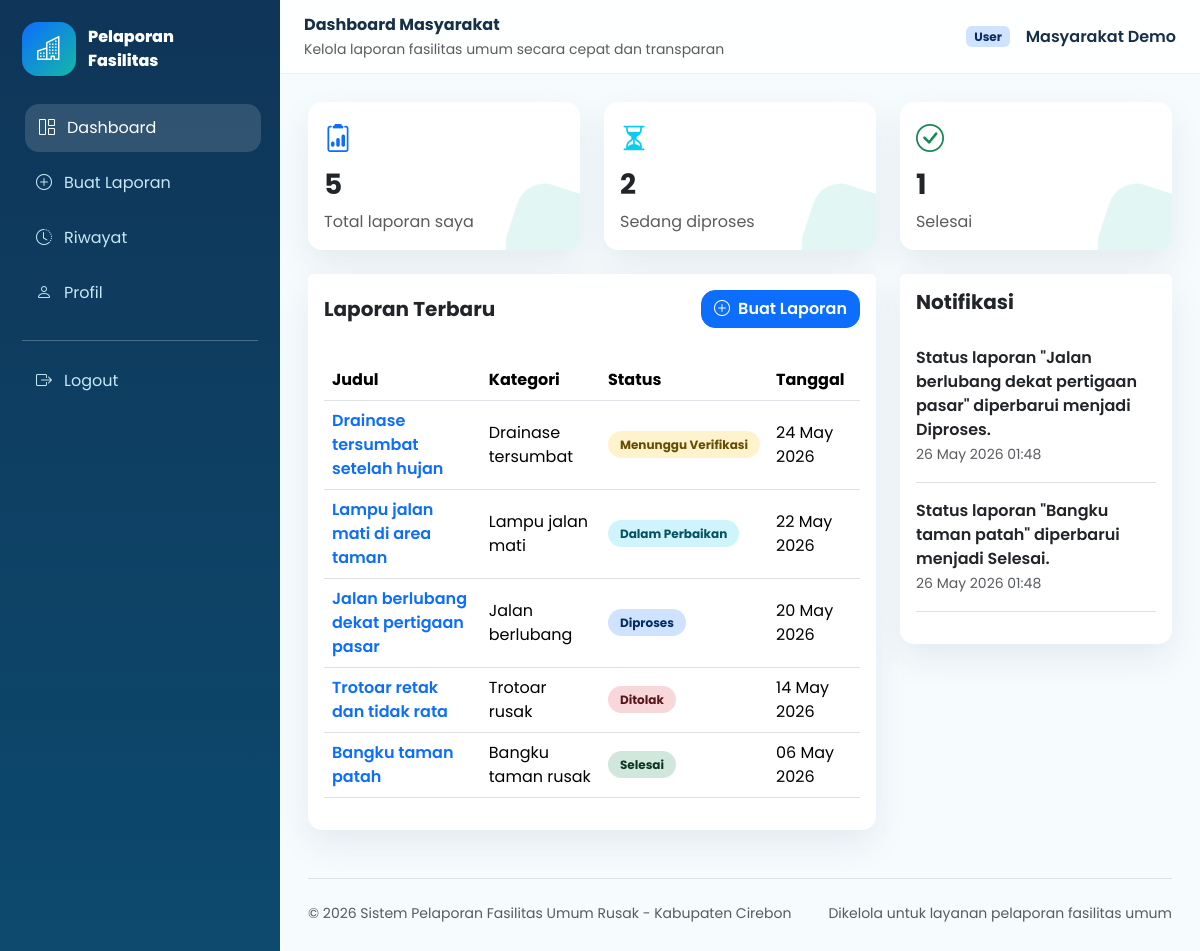
Page /public/user/dashboard (signed in) on the committed database.
### tables this page shows
CREATE TABLE reports (
    id INT AUTO_INCREMENT PRIMARY KEY,
    user_id INT NOT NULL,
    kategori_id INT NOT NULL,
    judul_laporan VARCHAR(160) NOT NULL,
    deskripsi TEXT NOT NULL,
    foto VARCHAR(255) NOT NULL,
    latitude DECIMAL(10, 8) NULL,
    longitude DECIMAL(11, 8) NULL,
    alamat TEXT NOT NULL,
    status ENUM('Menunggu Verifikasi', 'Diproses', 'Dalam Perbaikan', 'Selesai', 'Ditolak') NOT NULL DEFAULT 'Menunggu Verifikasi',
    catatan_petugas TEXT NULL,
    bukti_perbaikan VARCHAR(255) NULL,
    created_at TIMESTAMP DEFAULT CURRENT_TIMESTAMP,
    updated_at TIMESTAMP NULL DEFAULT NULL,
    CONSTRAINT fk_reports_user FOREIGN KEY (user_id) REFERENCES users(id) ON DELETE CASCADE,
    CONSTRAINT fk_reports_category FOREIGN KEY (kategori_id) REFERENCES categories(id) ON DELETE RESTRICT
);

CREATE TABLE categories (
    id INT AUTO_INCREMENT PRIMARY KEY,
    nama VARCHAR(120) NOT NULL,
    icon VARCHAR(80) NOT NULL DEFAULT 'bi-tools',
    warna VARCHAR(20) NOT NULL DEFAULT '#0d6efd',
    created_at TIMESTAMP DEFAULT CURRENT_TIMESTAMP
);

CREATE TABLE notifications (
    id INT AUTO_INCREMENT PRIMARY KEY,
    user_id INT NOT NULL,
    message VARCHAR(255) NOT NULL,
    is_read TINYINT(1) NOT NULL DEFAULT 0,
    created_at TIMESTAMP DEFAULT CURRENT_TIMESTAMP,
    CONSTRAINT fk_notifications_user FOREIGN KEY (user_id) REFERENCES users(id) ON DELETE CASCADE
);

### app/core/Controller.php (called while the page is built, shortened)
<?php
abstract class Controller
{
    protected function model(string $model): object
    {
        return new $model();
    }
    protected function view(string $view, array $data = []): void
    {
        extract($data);
        require APP_ROOT . '/app/views/' . $view . '.php';
    }
}

### app/controllers/UserController.php (called while the page is built, shortened)
<?php
class UserController extends Controller
{
    public function dashboard(): void
    {
        $reportModel = $this->model('Report');
        $notificationModel = $this->model('Notification');
        $reports = $reportModel->byUser((int) current_user()['id']);
        $this->view('dashboard/user', [
            'title' => 'Dashboard Masyarakat',
            'reports' => $reports,
            'notifications' => $notificationModel->latestForUser((int) current_user()['id']),
        ]);
    }
}

### app/core/App.php (called while the page is built, shortened)
<?php
class App
{
    protected string $controller = 'HomeController';
    protected string $method = 'index';
    public function __construct()
    {
        $routes = $this->routes();
        $url = trim($_GET['url'] ?? '', '/');
        $requestMethod = $_SERVER['REQUEST_METHOD'];
        $routeKey = $requestMethod . ' ' . ($url === '' ? '/' : $url);
        $matched = $routes[$routeKey] ?? null;
        $params = [];
        [$this->controller, $this->method] = explode('@', $matched);
        $this->params = $params;
        call_user_func_array([new $this->controller(), $this->method], $this->params);
    }
    private function routes(): array
    {
        return [
            'GET /' => 'HomeController@index',
            'GET login' => 'AuthController@login',
            'POST login' => 'AuthController@processLogin',
            'GET register' => 'AuthController@register',
            'POST register' => 'AuthController@processRegister',
            'GET logout' => 'AuthController@logout',
            'GET user/dashboard' => 'UserController@dashboard',
            'GET user/reports/create' => 'ReportController@create',
            'POST user/reports/store' => 'ReportController@store',
            'GET user/reports' => 'ReportController@history',
            'GET user/reports/{id}' => 'ReportController@show',
            'GET user/profile' => 'ProfileController@index',
            'POST user/profile' => 'ProfileController@update',
            'GET petugas/dashboard' => 'PetugasController@dashboard',
            'GET petugas/reports' => 'PetugasController@reports',
            'POST petugas/reports/{id}/status' => 'PetugasController@updateStatus',
            'GET admin/dashboard' => 'AdminController@dashboard',
            'GET admin/reports' => 'AdminController@reports',
            'POST admin/reports/{id}/status' => 'AdminController@updateStatus',
            'GET admin/users' => 'AdminController@users',
            'POST admin/users/{id}/role' => 'AdminController@updateUserRole',
            'POST admin/users/{id}/delete' => 'AdminController@deleteUser',
            'GET admin/categories' => 'AdminController@categories',
            'POST admin/categories/store' => 'AdminController@storeCategory',
            'POST admin/categories/{id}/update' => 'AdminController@updateCategory',
            'POST admin/categories/{id}/delete' => 'AdminController@deleteCategory',
            'GET admin/map-data' => 'AdminController@mapData',
            'GET admin/export-pdf' => 'AdminController@exportPdf',
        ];
    }
}

### public/index.php (called while the page is built, shortened)
<?php
require_once APP_ROOT . '/app/core/helpers.php';
require_once APP_ROOT . '/app/core/Database.php';
require_once APP_ROOT . '/app/core/Model.php';
require_once APP_ROOT . '/app/core/Controller.php';
require_once APP_ROOT . '/app/core/App.php';
new App();

### app/core/Database.php (called while the page is built, shortened)
<?php
class Database
{
    private static ?PDO $instance = null;
    public static function getConnection(): PDO
    {
        if (self::$instance === null) {
            $dsn = 'mysql:host=' . DB_HOST . ';dbname=' . DB_NAME . ';charset=utf8mb4';
            self::$instance = new PDO($dsn, DB_USER, DB_PASS, [
                PDO::ATTR_ERRMODE => PDO::ERRMODE_EXCEPTION,
                PDO::ATTR_DEFAULT_FETCH_MODE => PDO::FETCH_ASSOC,
                PDO::ATTR_EMULATE_PREPARES => false,
            ]);
        }
        return self::$instance;
    }
}

### app/core/helpers.php (called while the page is built, shortened)
<?php
function url(string $path = ''): string
{
    return rtrim(BASE_URL, '/') . '/' . ltrim($path, '/');
}
function current_user(): ?array
{
    return $_SESSION['user'] ?? null;
}
function status_class(string $status): string
{
    return match ($status) {
        'Menunggu Verifikasi' => 'bg-warning-subtle text-warning-emphasis',
        'Diproses' => 'bg-primary-subtle text-primary-emphasis',
        'Dalam Perbaikan' => 'bg-info-subtle text-info-emphasis',
        'Selesai' => 'bg-success-subtle text-success-emphasis',
        'Ditolak' => 'bg-danger-subtle text-danger-emphasis',
        default => 'bg-secondary-subtle text-secondary-emphasis',
    };
}

### app/core/Model.php (called while the page is built, shortened)
<?php
abstract class Model
{
    public function __construct()
    {
        $this->db = Database::getConnection();
    }
}

### app/models/Report.php (called while the page is built, shortened)
<?php
class Report extends Model
{
    public function byUser(int $userId): array
    {
        $stmt = $this->db->prepare(
            'SELECT reports.*, categories.nama AS kategori, categories.icon, categories.warna
             FROM reports
             JOIN categories ON categories.id = reports.kategori_id
             WHERE reports.user_id = ?
             ORDER BY reports.created_at DESC'
        );
        $stmt->execute([$userId]);
        return $stmt->fetchAll();
    }
}

### app/models/Notification.php (called while the page is built, shortened)
<?php
class Notification extends Model
{
    public function latestForUser(int $userId, int $limit = 5): array
    {
        $stmt = $this->db->prepare('SELECT * FROM notifications WHERE user_id = ? ORDER BY created_at DESC LIMIT ' . (int) $limit);
        $stmt->execute([$userId]);
        return $stmt->fetchAll();
    }
}

### app/views/dashboard/user.php (the view, shortened to what this page needs)
<?php require APP_ROOT . '/app/views/layouts/dashboard_header.php'; ?>
<div class="row g-4 mb-4">
    <div class="col-md-4">
        <div class="card stat-card border-0 shadow-soft"><div class="card-body"><i class="bi bi-clipboard2-data text-primary fs-3"></i><div class="h3 fw-bold mt-2"><?= count($reports) ?></div><span class="text-muted">Total laporan saya</span></div></div>
    </div>
    <div class="col-md-4">
        <div class="card stat-card border-0 shadow-soft"><div class="card-body"><i class="bi bi-hourglass-split text-info fs-3"></i><div class="h3 fw-bold mt-2"><?= count(array_filter($reports, fn($r) => in_array($r['status'], ['Diproses', 'Dalam Perbaikan'], true))) ?></div><span class="text-muted">Sedang diproses</span></div></div>
    </div>
    <div class="col-md-4">
        <div class="card stat-card border-0 shadow-soft"><div class="card-body"><i class="bi bi-check-circle text-success fs-3"></i><div class="h3 fw-bold mt-2"><?= count(array_filter($reports, fn($r) => $r['status'] === 'Selesai')) ?></div><span class="text-muted">Selesai</span></div></div>
    </div>
</div>
<div class="row g-4">
    <div class="col-lg-8">
        <div class="card border-0 shadow-soft">
            <div class="card-header bg-white border-0 d-flex justify-content-between align-items-center py-3">
                <h5 class="fw-bold mb-0">Laporan Terbaru</h5>
                <a href="<?= url('user/reports/create') ?>" class="btn btn-primary"><i class="bi bi-plus-circle me-2"></i>Buat Laporan</a>
            </div>
            <div class="card-body">
                <div class="table-responsive">
                    <table class="table align-middle">
                        <thead><tr><th>Judul</th><th>Kategori</th><th>Status</th><th>Tanggal</th></tr></thead>
                        <tbody>
                        <?php foreach (array_slice($reports, 0, 6) as $report): ?>
                            <tr>
                                <td><a class="fw-semibold" href="<?= url('user/reports/' . $report['id']) ?>"><?= $report['judul_laporan'] ?></a></td>
                                <td><?= $report['kategori'] ?></td>
                                <td><span class="badge badge-status <?= status_class($report['status']) ?>"><?= $report['status'] ?></span></td>
                                <td><?= date('d M Y', strtotime($report['created_at'])) ?></td>
                            </tr>
                        <?php endforeach; ?>
                        </tbody>
                    </table>
                </div>
            </div>
        </div>
    </div>
    <div class="col-lg-4">
        <div class="card border-0 shadow-soft">
            <div class="card-header bg-white border-0 py-3"><h5 class="fw-bold mb-0">Notifikasi</h5></div>
            <div class="card-body">
                <?php foreach ($notifications as $note): ?>
                    <div class="border-bottom pb-3 mb-3">
                        <div class="fw-semibold"><?= $note['message'] ?></div>
                        <small class="text-muted"><?= date('d M Y H:i', strtotime($note['created_at'])) ?></small>
                    </div>
                <?php endforeach; ?>
            </div>
        </div>
    </div>
</div>
<?php require APP_ROOT . '/app/views/layouts/dashboard_footer.php'; ?>

### public/assets/css/style.css (style rules this page uses)
:root { --primary: #0d6efd; --teal: #14b8a6; --ink: #163047; --muted: #64748b; --soft: #f3f8fb; --sidebar: #0f3558; }
* { letter-spacing: 0; }
body { font-family: 'Poppins', sans-serif; color: var(--ink); background: #f6fbfd; }
a { text-decoration: none; }
.btn, .card, .form-control, .form-select, .alert, .modal-content { border-radius: 14px; }
.btn { font-weight: 600; transition: transform .18s ease, box-shadow .18s ease; }
.shadow-soft { box-shadow: 0 14px 35px rgba(15, 53, 88, .08); }
.stat-card { border: 0; overflow: hidden; position: relative; }
.stat-card::after { content: ""; width: 90px; height: 90px; border-radius: 28px; background: rgba(20, 184, 166, .12); position: absolute; right: -20px; bottom: -28px; transform: rotate(18deg); }
.table > :not(caption) > * > * { vertical-align: middle; }
.badge-status { border-radius: 999px; padding: .45rem .75rem; }

### rows in the picture
reports: judul_laporan "Drainase tersumbat setelah hujan", kategori.nama "Drainase tersumbat", status "Menunggu Verifikasi", created_at "24 May 2026"
reports: judul_laporan "Lampu jalan mati di area taman", kategori.nama "Lampu jalan mati", status "Dalam Perbaikan", created_at "22 May 2026"
reports: judul_laporan "Jalan berlubang dekat pertigaan pasar", kategori.nama "Jalan berlubang", status "Diproses", created_at "20 May 2026"
reports: judul_laporan "Trotoar retak dan tidak rata", kategori.nama "Trotoar rusak", status "Ditolak", created_at "14 May 2026"
reports: judul_laporan "Bangku taman patah", kategori.nama "Bangku taman rusak", status "Selesai", created_at "06 May 2026"
notifications: message "Status laporan \"Jalan berlubang dekat pertigaan pasar\" diperbarui menjadi Diproses.", created_at "26 May 2026 01:48"
notifications: message "Status laporan \"Bangku taman patah\" diperbarui menjadi Selesai.", created_at "26 May 2026 01:48"

### other values in the picture
$title "Dashboard Masyarakat"
current_user()['role'] "User"
current_user()['nama'] "Masyarakat Demo"
count($reports) "5"
count(array_filter($reports, fn($r) => $r['status'] === 'Selesai')) "1"
APP_NAME "Sistem Pelaporan Fasilitas Umum Rusak"
